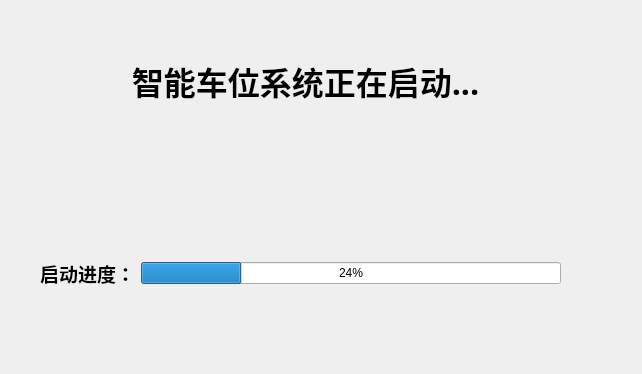
<?xml version="1.0" encoding="UTF-8"?>
<ui version="4.0">
 <class>startLoad</class>
 <widget class="QWidget" name="startLoad">
  <property name="geometry">
   <rect>
    <x>0</x>
    <y>0</y>
    <width>642</width>
    <height>374</height>
   </rect>
  </property>
  <property name="windowTitle">
   <string>Form</string>
  </property>
  <widget class="QLabel" name="startLoadLabel">
   <property name="geometry">
    <rect>
     <x>100</x>
     <y>50</y>
     <width>411</width>
     <height>61</height>
    </rect>
   </property>
   <property name="font">
    <font>
     <family>Agency FB</family>
     <pointsize>24</pointsize>
     <weight>75</weight>
     <bold>true</bold>
    </font>
   </property>
   <property name="text">
    <string>智能车位系统正在启动...</string>
   </property>
   <property name="alignment">
    <set>Qt::AlignCenter</set>
   </property>
  </widget>
  <widget class="QWidget" name="">
   <property name="geometry">
    <rect>
     <x>40</x>
     <y>260</y>
     <width>521</width>
     <height>26</height>
    </rect>
   </property>
   <layout class="QHBoxLayout" name="horizontalLayout">
    <item>
     <widget class="QLabel" name="startLoadProgressLabel">
      <property name="font">
       <font>
        <family>Agency FB</family>
        <pointsize>14</pointsize>
        <weight>75</weight>
        <bold>true</bold>
       </font>
      </property>
      <property name="text">
       <string>启动进度：</string>
      </property>
     </widget>
    </item>
    <item>
     <widget class="QProgressBar" name="progressBar">
      <property name="value">
       <number>24</number>
      </property>
     </widget>
    </item>
   </layout>
  </widget>
 </widget>
 <resources/>
 <connections/>
</ui>
